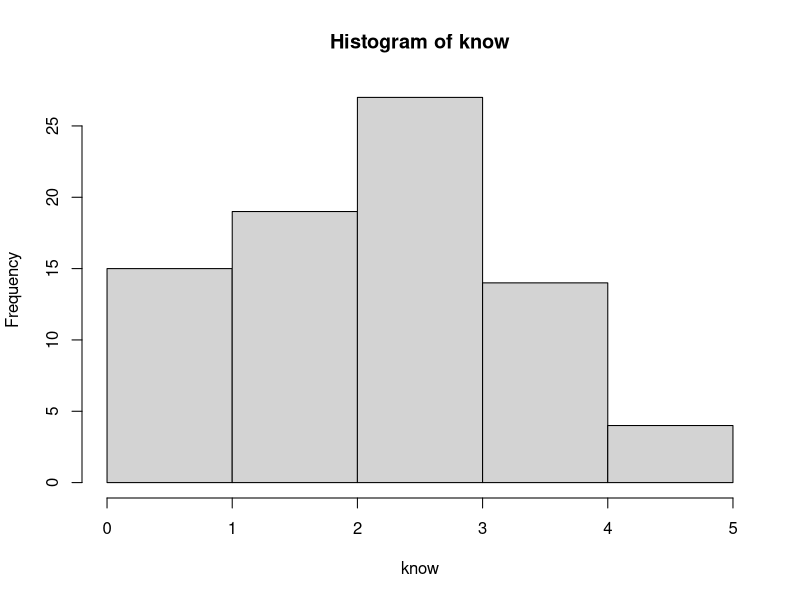
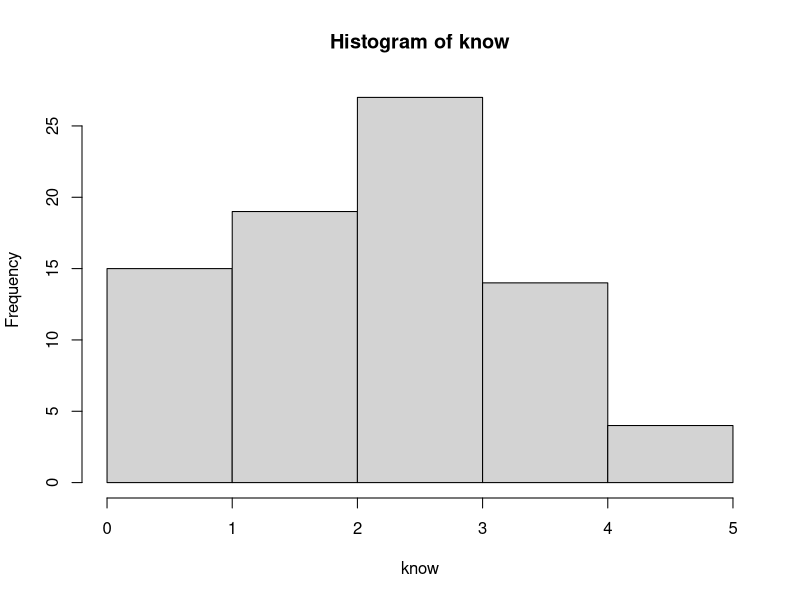
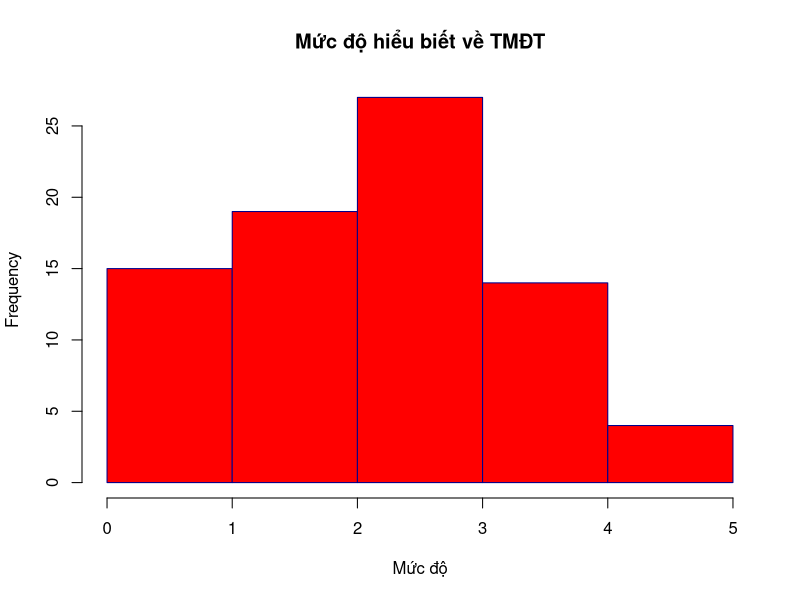

Generate these figures, in order, with R:
data<-read.csv("data.csv")
know<-as.vector(data[[2]])
hist(know,nclass=5)
know_hist<-hist(know,nclass=5)
plot(know_hist,border="dark blue",col="red",main = "Mức độ hiểu biết về TMĐT",xlab="Mức độ")